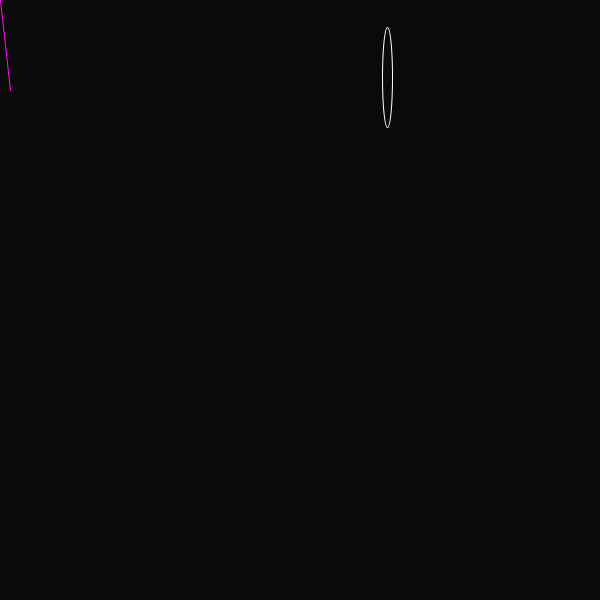
Frame 1 (no input)
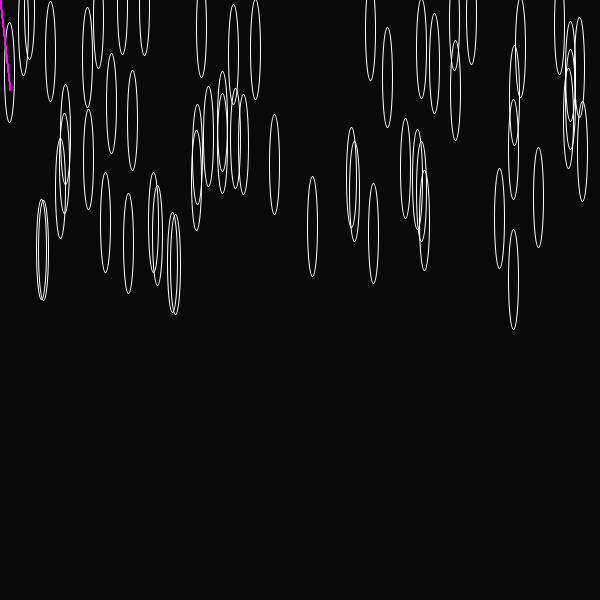
Frame 60 (the mouse pressed at the canvas centre just before this capture)
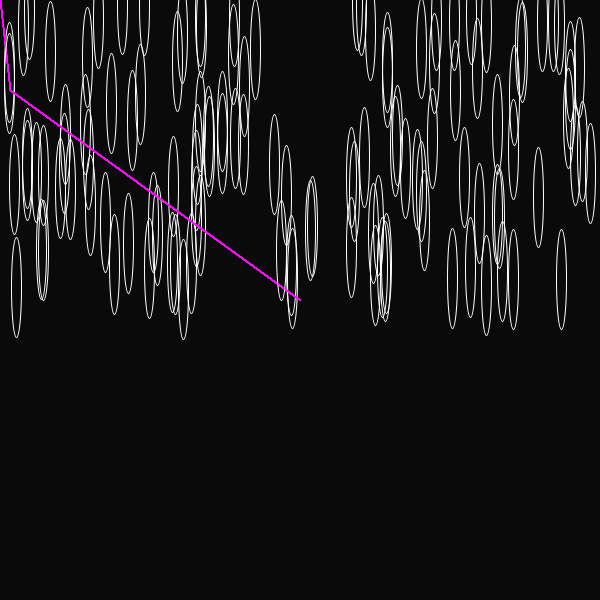
Frame 120 (the mouse held since frame 60 and released just before this capture)

The Processing sketch that drew these frames (run headless with seeded random() and noise(); from frame 60 on, the mouse is pressed at the canvas centre):

// Processing sketch: processing_157931
// ── processing_157931.pde

int gyna = 5;

void setup() {
  background(10);
  size(600,600);
}

void draw() {
  
  stroke(255,10,255);
  noFill();
  line (mouseY, mouseX,10,90);
  stroke(255);
  ellipse(random (width), random(height/2),10,100);
  
}
